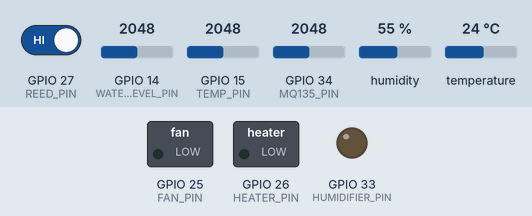
Bench run of a sketch on a simulated ESP32. Shown: switched loads named in the sketch (green lamp = pin HIGH), output pins drawn as LEDs (lit = HIGH). The test bench sets the inputs (shaded band); at power-on: GPIO 27 (REED_PIN) HIGH, GPIO 14 (WATER_LEVEL_PIN) = 2048, GPIO 15 (TEMP_PIN) = 2048, GPIO 34 (MQ135_PIN) = 2048, humidity 55 %, temperature 24 °C. What the sketch prints to the serial monitor is not drawn.

Above: at 3.2 s.
3.3 s: GPIO 27 (REED_PIN) driven LOW
At 4.5 s:
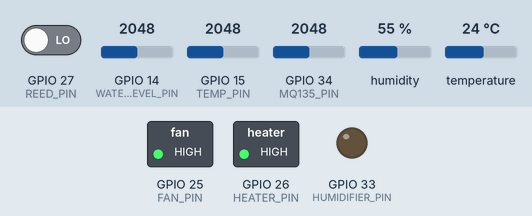
4.8 s: GPIO 27 (REED_PIN) driven HIGH
At 5.8 s:
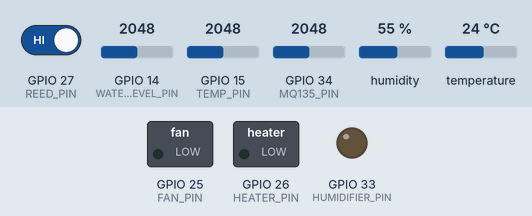
Timing chart, 0 to 7.8 s (numbered marks = the images above; inputs shaded):
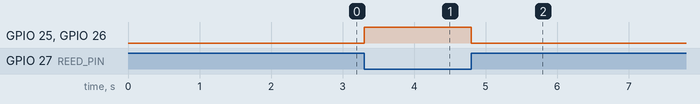

The sketch:

main_control.ino
```cpp
#include "DHT.h"
#include <math.h>

/* ================= Configuration & Pins ================= */

// --- Sensors ---
#define DHT_PIN 4
#define DHT_TYPE DHT11
DHT dht(DHT_PIN, DHT_TYPE);

#define TEMP_PIN 15        // Analog Temp Sensor (Thermistor)
#define MQ135_PIN 34       // Gas sensor
#define REED_PIN 27        // Door sensor
#define WATER_LEVEL_PIN 14 // HW-038 Water Sensor (Analog)

// --- Sensor Settings ---
#define WATER_THRESHOLD 400     // < 400 = Empty, > 400 = Water Present
#define SERIESRESISTOR 10000    // Thermistor Resistor (10k)
#define NOMINAL_RESISTANCE 10000
#define NOMINAL_TEMP 25
#define BCOEFFICIENT 3950

// --- Actuators ---
#define HEATER_PIN 26
#define FAN_PIN 25
#define HUMIDIFIER_PIN 33

// --- Serial Communication (to ESP32-CAM) ---
#define CAM_TX 17
#define CAM_RX 16
HardwareSerial CAMSerial(2);

/* ================= Global Variables ================= */
// Process State
int g_stage = 0;        // 0:Dry, 1:Deodorize, 2:Perfume, 3:Final Dry, 4:Done
int g_percent = 0;
bool g_done = false;
bool g_tank_empty = false;

// Current Sensor Readings (Updated every 2s)
float currentTemp = 0.0;
float currentHum = 0.0;
int currentGas = 0;
bool currentWaterLow = false;

/* ================= Timing ================= */
unsigned long stageTimer = 0;      // Tracks how long we are in a stage
unsigned long lastCamUpdate = 0;   // Tracks Serial updates
unsigned long lastSensorRead = 0;  // Tracks Sensor reading (2s limit)

/* ================= Setup ================= */
void setup() {
  Serial.begin(115200);
  CAMSerial.begin(115200, SERIAL_8N1, CAM_RX, CAM_TX);

  // 1. Start DHT & Wait
  dht.begin();
  Serial.println("Booting... Waiting 2s for Sensors...");
  delay(2000); // Essential warm-up

  // 2. Pin Modes
  pinMode(REED_PIN, INPUT_PULLUP);

  // FIXED: Water sensor must be INPUT (Analog), not PULLUP
  pinMode(WATER_LEVEL_PIN, INPUT);
  pinMode(TEMP_PIN, INPUT);

  pinMode(HEATER_PIN, OUTPUT);
  pinMode(FAN_PIN, OUTPUT);
  pinMode(HUMIDIFIER_PIN, OUTPUT);

  stopAllActuators();

  // Initial Sensor Read
  readSensors();

  resetMachine();
  Serial.println("System Ready: Integrated Version");
}

/* ================= Helper Functions ================= */
void stopAllActuators() {
  digitalWrite(HEATER_PIN, LOW);
  digitalWrite(FAN_PIN, LOW);
  digitalWrite(HUMIDIFIER_PIN, LOW);
}

void resetMachine() {
  g_stage = 0;
  g_percent = 0;
  g_done = false;
  g_tank_empty = false;
  stopAllActuators();
  sendState();
  Serial.println("State Reset");
}

bool isDoorClosed() {
  return digitalRead(REED_PIN) == LOW; // Low = Magnet present (Closed)
}

/* ================= Sensor Logic (The Fixes) ================= */
void readSensors() {
  // 1. Humidity (DHT11)
  float h = dht.readHumidity();
  if (!isnan(h)) currentHum = h;

  // 2. Temperature (Analog Thermistor Logic)
  int rawTemp = analogRead(TEMP_PIN);
  // Prevent divide by zero if sensor disconnected
  if (rawTemp > 0 && rawTemp < 4095) {
      float resistance = 4095.0 / (float)rawTemp - 1.0;
      resistance = SERIESRESISTOR / resistance;
      float steinhart = resistance / NOMINAL_RESISTANCE;
      steinhart = log(steinhart);
      steinhart /= BCOEFFICIENT;
      steinhart += 1.0 / (NOMINAL_TEMP + 273.15);
      steinhart = 1.0 / steinhart;
      currentTemp = steinhart - 273.15;
  }

  // 3. Gas
  currentGas = analogRead(MQ135_PIN);

  // 4. Water Level (Analog Threshold Logic)
  int waterRaw = analogRead(WATER_LEVEL_PIN);
  currentWaterLow = (waterRaw < WATER_THRESHOLD); // True if Empty

  // Debug Print to Monitor
  Serial.print("T:"); Serial.print(currentTemp);
  Serial.print(" H:"); Serial.print(currentHum);
  Serial.print(" G:"); Serial.print(currentGas);
  Serial.print(" W_Raw:"); Serial.println(waterRaw);
}

/* ================= Main Process Controller ================= */
void processController() {

  // Safety Interlock
  if (!isDoorClosed()) {
    stopAllActuators();
    Serial.println("ALARM: Door Open");
    return; // Pause logic
  }

  unsigned long elapsed = millis() - stageTimer;

  /* ===== Stage 0: Drying (Heater + Fan) ===== */
  if (g_stage == 0) {
    digitalWrite(FAN_PIN, HIGH);
    digitalWrite(HEATER_PIN, HIGH);
    digitalWrite(HUMIDIFIER_PIN, LOW);

    g_percent = map(elapsed, 0, 20000, 0, 25);
    if (elapsed > 20000) nextStage(1);
  }

  /* ===== Stage 1: Deodorizing (Heater + Fan) ===== */
  else if (g_stage == 1) {
    // Wait until Gas is clean (<1200) OR 15 seconds passed
    g_percent = map(elapsed, 0, 15000, 25, 50);

    // We use 'currentGas' which is updated every 2s
    if (currentGas < 1200 || elapsed > 15000) {
      nextStage(2);
    }
  }

  /* ===== Stage 2: Perfuming (Fan + Humidifier ONLY) ===== */
  else if (g_stage == 2) {

    // Check Water Level before starting
    if (currentWaterLow) {
      Serial.println("SKIP: Tank Empty");
      g_tank_empty = true;
      nextStage(3);
      return;
    }

    // Heater OFF (Safety), Fan ON, Mist ON
    digitalWrite(HEATER_PIN, LOW);
    digitalWrite(FAN_PIN, HIGH);
    digitalWrite(HUMIDIFIER_PIN, HIGH);

    g_percent = map(elapsed, 0, 5000, 50, 75);

    // Run for 5 seconds
    if (elapsed > 5000) {
      digitalWrite(HUMIDIFIER_PIN, LOW);
      nextStage(3);
    }
  }

  /* ===== Stage 3: Final Dry (Heater + Fan) ===== */
  else if (g_stage == 3) {
    digitalWrite(HEATER_PIN, HIGH);
    digitalWrite(FAN_PIN, HIGH);

    // Wait until Humidity < 60% OR 10 seconds passed
    g_percent = map(elapsed, 0, 10000, 75, 99);

    if (currentHum < 60 || elapsed > 10000) {
      finishProcess();
    }
  }
}

void nextStage(int next) {
  g_stage = next;
  stageTimer = millis();
}

void finishProcess() {
  stopAllActuators();
  g_percent = 100;
  g_done = true;
  g_stage = 4;
  sendState();
  Serial.println("CLEANING COMPLETE");
}

/* ================= Communications ================= */
void sendState() {
  CAMSerial.println(String("stage ") + g_stage);
  CAMSerial.println(String("percent ") + g_percent);
  CAMSerial.println(String("done ") + g_done);
  if(g_tank_empty) CAMSerial.println("err_water 1");
}

void listenSerialCommands() {
  if (Serial.available()) {
    String cmd = Serial.readStringUntil('\n');
    cmd.trim();
    if (cmd == "start") {
      resetMachine();
      stageTimer = millis();
    }
  }
}

/* ================= Main Loop ================= */
void loop() {
  listenSerialCommands();

  // 1. Update Sensors (Only every 2 seconds)
  if (millis() - lastSensorRead > 2000) {
    readSensors();
    lastSensorRead = millis();
  }

  // 2. Run Logic (Only if running)
  if (!g_done) {
    processController();
  }

  // 3. Update Camera Display (Every 500ms)
  if (millis() - lastCamUpdate > 500) {
    sendState();
    lastCamUpdate = millis();
  }
}
```

Measured:
- after the input at 3.3 s, GPIO 25 (FAN_PIN), GPIO 26 (HEATER_PIN): LOW → HIGH at once
- after the input at 4.8 s, GPIO 25 (FAN_PIN): HIGH → LOW at once; GPIO 26 (HEATER_PIN): HIGH → LOW after 0.00 s instead of 30.2 s; GPIO 33 (HUMIDIFIER_PIN): stays LOW (without the input it goes to HIGH after 30.2 s)
